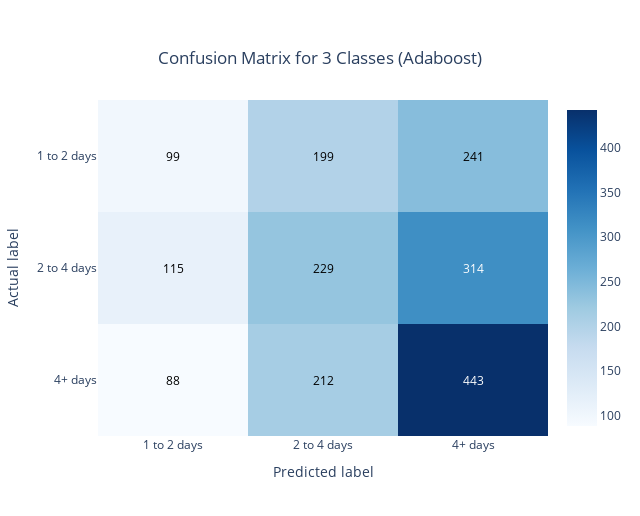

The notebook cell saved with this chart:
### Code cell
class_labels = ['1 to 2 days', '2 to 4 days', '4+ days']

fig = go.Figure(data=go.Heatmap(
    z=ada_cm[::-1],
    x=class_labels,
    y=class_labels[::-1],
    colorscale='Blues',
    showscale=True
))

annotations = []
for i, row in enumerate(ada_cm):
    for j, value in enumerate(row):
        annotations.append(
            go.layout.Annotation(
                text=str(value),
                x=class_labels[j],
                y=class_labels[i],
                showarrow=False,
                font=dict(color="white" if ada_cm[i][j] > max(ada_cm[0]) else "black")
            )
        )

fig.update_layout(
    title={
        'text': 'Confusion Matrix for 3 Classes (Adaboost)',
        'y':0.9,
        'x':0.5,
        'xanchor': 'center',
        'yanchor': 'top'},
    annotations=annotations,
    xaxis=dict(title='Predicted label'),
    yaxis=dict(title='Actual label')
)


fig.update_layout(width=640, height=516)

fig.show()

### Figure 1 — Plotly figure (JSON) as saved in the notebook; plotly's stock layout.template omitted (floating-point values rounded to 4 significant figures)
{"data": [{"colorscale": [[0, "rgb(247,251,255)"], [0.125, "rgb(222,235,247)"], [0.25, "rgb(198,219,239)"], [0.375, "rgb(158,202,225)"], [0.5, "rgb(107,174,214)"], [0.625, "rgb(66,146,198)"], [0.75, "rgb(33,113,181)"], [0.875, "rgb(8,81,156)"], [1, "rgb(8,48,107)"]], "showscale": true, "type": "heatmap", "x": ["1 to 2 days", "2 to 4 days", "4+ days"], "y": ["4+ days", "2 to 4 days", "1 to 2 days"], "z": [[88, 212, 443], [115, 229, 314], [99, 199, 241]]}], "layout": {"annotations": [{"font": {"color": "black"}, "showarrow": false, "text": "99", "x": "1 to 2 days", "y": "1 to 2 days"}, {"font": {"color": "black"}, "showarrow": false, "text": "199", "x": "2 to 4 days", "y": "1 to 2 days"}, {"font": {"color": "black"}, "showarrow": false, "text": "241", "x": "4+ days", "y": "1 to 2 days"}, {"font": {"color": "black"}, "showarrow": false, "text": "115", "x": "1 to 2 days", "y": "2 to 4 days"}, {"font": {"color": "black"}, "showarrow": false, "text": "229", "x": "2 to 4 days", "y": "2 to 4 days"}, {"font": {"color": "white"}, "showarrow": false, "text": "314", "x": "4+ days", "y": "2 to 4 days"}, {"font": {"color": "black"}, "showarrow": false, "text": "88", "x": "1 to 2 days", "y": "4+ days"}, {"font": {"color": "black"}, "showarrow": false, "text": "212", "x": "2 to 4 days", "y": "4+ days"}, {"font": {"color": "white"}, "showarrow": false, "text": "443", "x": "4+ days", "y": "4+ days"}], "height": 516, "title": {"text": "Confusion Matrix for 3 Classes (Adaboost)", "x": 0.5, "xanchor": "center", "y": 0.9, "yanchor": "top"}, "width": 640, "xaxis": {"title": {"text": "Predicted label"}}, "yaxis": {"title": {"text": "Actual label"}}}}
